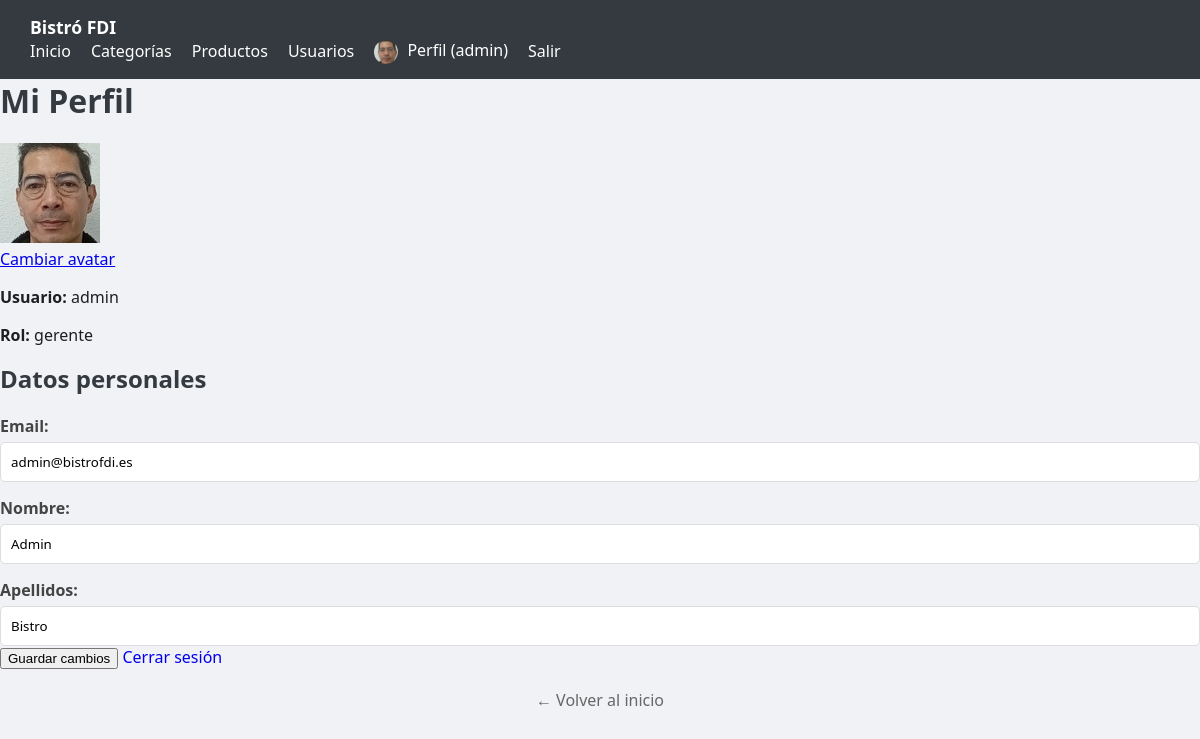
The app's page /perfil.php (signed in) with its own data.
### tables this page shows
CREATE TABLE `usuarios` (
	`id` int(11) NOT NULL,
	`nombre_usuario` varchar(50) NOT NULL,
	`email` varchar(100) NOT NULL,
	`nombre` varchar(50) NOT NULL,
	`apellidos` varchar(100) NOT NULL,
	`password_hash` varchar(255) NOT NULL,
	`rol` enum('cliente','camarero','cocinero','gerente') NOT NULL DEFAULT 'cliente',
	`avatar` varchar(255) DEFAULT 'img/avatares/default.jpg',
	`fecha_alta` datetime NOT NULL DEFAULT current_timestamp()
);

### includes/funcionesUsuarios.php (called while the page is built, shortened)
<?php
function obtenerUsuarioPorId(int $id): ?array {
	$conn = obtenerConexionBD();
	$sql = "SELECT * FROM usuarios WHERE id = ?";
	$stmt = $conn->prepare($sql);
	$stmt->bind_param("i", $id);
	$stmt->execute();
	$res = $stmt->get_result();
	$usuario = $res->fetch_assoc();
	return $usuario ?: null;
}

### perfil.php (the view, shortened to what this page needs)
<?php
require_once __DIR__ . '/includes/funcionesUsuarios.php';
?>
<!DOCTYPE html>
<html lang="es">
<head>
	<link rel="stylesheet" href="css/estilos.css">
</head>
<body class="body-gestion">
	<?php include __DIR__ . '/includes/nav.php'; ?>
	<main class="main-content">
	<header class="header-gestion">
	<h1>Mi Perfil</h1>
	</header>
	<section class="contenedor-tabla-profesional">
	<div class="perfil-layout">
	<div class="perfil-sidebar">
	<div class="perfil-avatar-container">
	<div class="avatar-wrapper">
	<img src="<?php echo htmlspecialchars($usuario['avatar']); ?>" alt="Avatar">
	</div>
	<a href="cambiarAvatar.php" class="btn-cambiar-avatar">
	Cambiar avatar
	</a>
	</div>
	<div class="info-usuario-fija">
	<p><strong>Usuario:</strong> <?php echo htmlspecialchars($usuario['nombre_usuario']); ?></p>
	<p><strong>Rol:</strong> <span class="tag-rol"><?php echo htmlspecialchars($usuario['rol']); ?></span></p>
	</div>
	</div>
	<div class="perfil-main">
	<h2>Datos personales</h2>
	<form method="post" action="perfil.php" class="form-profesional">
	<div class="campo">
	<label>Email:</label>
	<input type="email" name="email" value="<?php echo htmlspecialchars($usuario['email']); ?>" required>
	</div>
	<div class="campo">
	<label>Nombre:</label>
	<input type="text" name="nombre" value="<?php echo htmlspecialchars($usuario['nombre']); ?>" required>
	</div>
	<div class="campo">
	<label>Apellidos:</label>
	<input type="text" name="apellidos" value="<?php echo htmlspecialchars($usuario['apellidos']); ?>" required>
	</div>
	<div class="botones-form">
	<button type="submit" class="btn-anadir">Guardar cambios</button>
	<a href="logout.php" class="btn-borrar" style="text-decoration:none;">Cerrar sesión</a>
	</div>
	</form>
	</div>
	</div>
	<div style="margin-top: 20px; text-align: center;">
	<a href="index.php" style="color: #666; text-decoration: none;">← Volver al inicio</a>
	</div>
	</section>
	</main>
</body>
</html>

### includes/nav.php (shortened to what this page needs)
<?php
$base = "/aw_g5_bistroFDI/p2_g5/bistrofdi/";
$estaLogueado = isset($_SESSION['id_usuario']);
$avatar = 'img/avatares/default.png';
if ($estaLogueado && function_exists('obtenerUsuarioPorId')) {
	$usuario = obtenerUsuarioPorId($_SESSION['id_usuario']);
	if ($usuario && !empty($usuario['avatar'])) {
	$avatar = $usuario['avatar'];
	}
}
$rutaFinalAvatar = (strpos($avatar, 'http') === 0) ? $avatar : $base . $avatar;
?>
<nav class="navegacion-principal">
	<div class="nav-contenedor">
	<a href="<?= $base ?>index.php" class="nav-logo">Bistró FDI</a>
	<ul class="nav-links">
	<li><a href="<?= $base ?>index.php">Inicio</a></li>
	<?php if (isset($_SESSION['rol']) && $_SESSION['rol'] === 'gerente'): ?>
	<li><a href="<?= $base ?>gestion_categorias.php">Categorías</a></li>
	<li><a href="<?= $base ?>gestion_productos.php">Productos</a></li>
	<li><a href="<?= $base ?>gestionarUsuarios.php">Usuarios</a></li>
	<?php endif; ?>
	<?php if ($estaLogueado): ?>
	<li>
	<a href="<?= $base ?>perfil.php">
	<img src="<?= htmlspecialchars($rutaFinalAvatar) ?>" alt="Avatar"
	style="width: 24px; height: 24px; border-radius: 50%; vertical-align: middle; margin-right: 5px; object-fit: cover;">
	Perfil (<?= htmlspecialchars($_SESSION['nombre_usuario'] ?? 'Usuario') ?>)
	</a>
	</li>
	<li><a href="<?= $base ?>logout.php">Salir</a></li>
	<?php else: ?>
	<li><a href="<?= $base ?>login.php">Login</a></li>
	<li><a href="<?= $base ?>registro.php">Registrarse</a></li>
	<?php endif; ?>
	</ul>
	</div>
</nav>

### css/estilos.css (style rules this page uses)
body { font-family: 'Segoe UI', Tahoma, Geneva, Verdana, sans-serif; margin: 0; background: #f0f2f5; color: #1c1e21; }
h1, h2 { color: #343a40; margin-top: 0; }
nav { background: #343a40; padding: 15px 30px; display: flex; justify-content: space-between; align-items: center; }
nav a { color: white; text-decoration: none; font-weight: bold; font-size: 1.1em; }
nav ul { list-style: none; display: flex; gap: 20px; margin: 0; padding: 0; align-items: center; }
nav ul li a { font-weight: normal; font-size: 1em; transition: 0.2s; }
label { display: block; margin-top: 15px; margin-bottom: 5px; font-weight: bold; color: #444; }
input, select, textarea { width: 100%; padding: 10px; border: 1px solid #ddd; border-radius: 5px; box-sizing: border-box; font-family: inherit; }

### records on screen
usuarios: avatar (placeholder picture), nombre_usuario "admin", rol "gerente", email "admin@bistrofdi.es", nombre "Admin", apellidos "Bistro"

### other values on screen
$_SESSION['nombre_usuario'] "admin"
